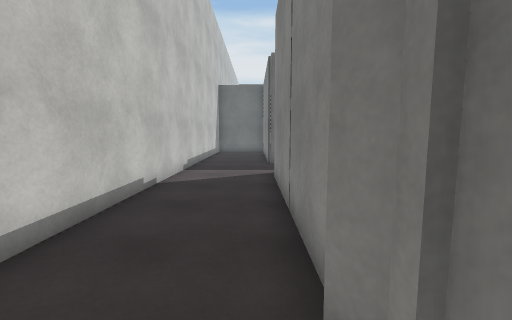
[1] (above)

16 first-person views from a walk through a Unity game level. The camera is 1.5 m above the floor, tilts 6° down and sees 90° across. The floor is counted in squares, 1 m on a side. Each view is taken from the middle of a square. On the plan, view 1 faces up. The plan holds only what a view shows up to about 13 squares ahead; the rest is blank. The place goes on beyond the plan. The player is left out. Surface patterns are stand-ins for the level's own textures.

[2]
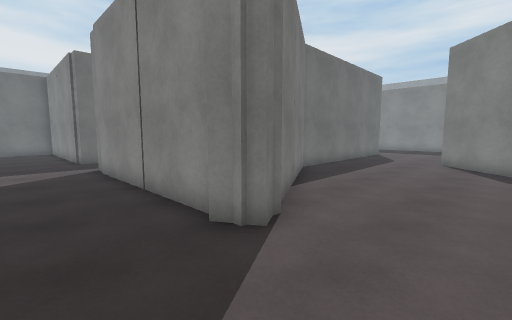

[3]
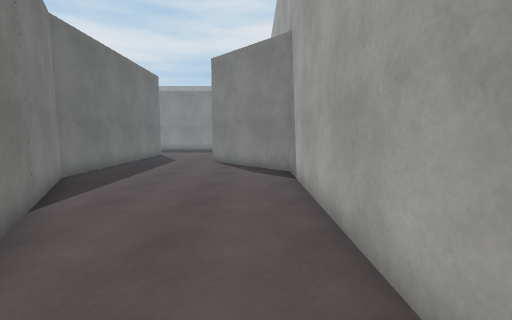

[4]
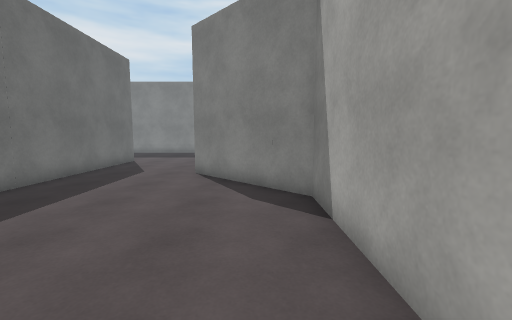

[5]
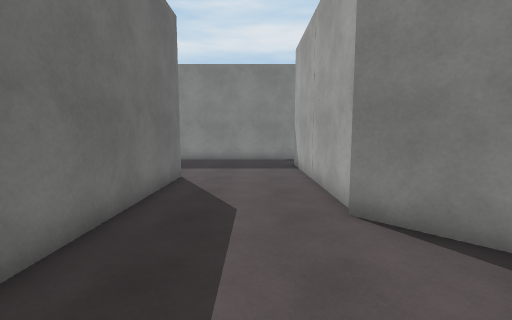

[6]
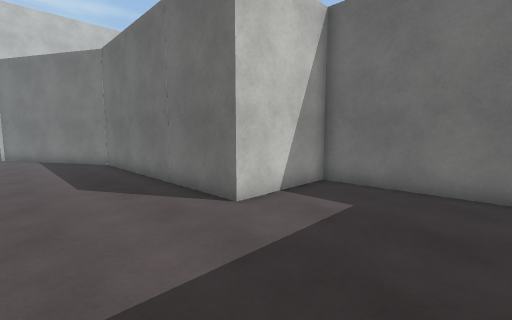

[7]
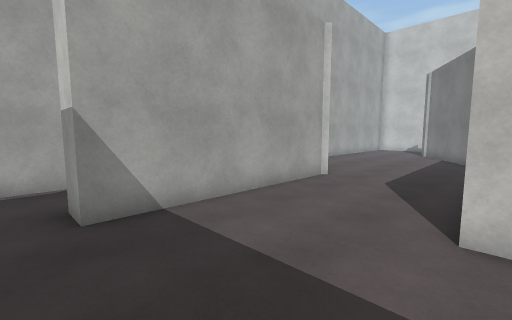

[8]
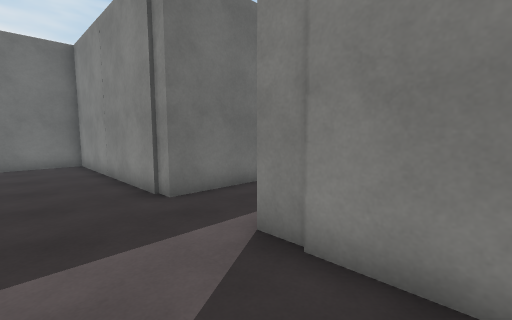

[9]
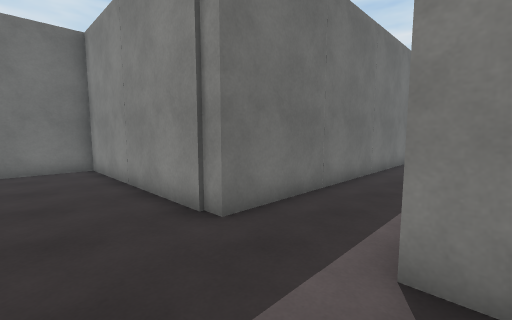

[10]
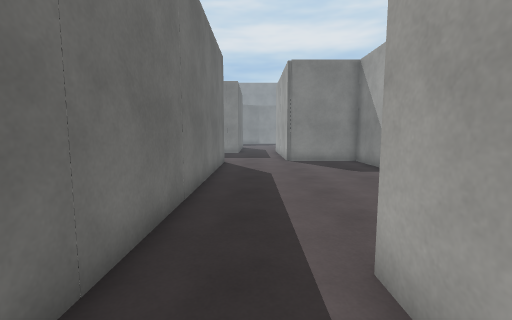

[11]
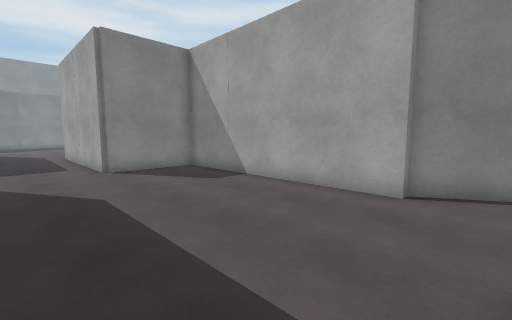

[12]
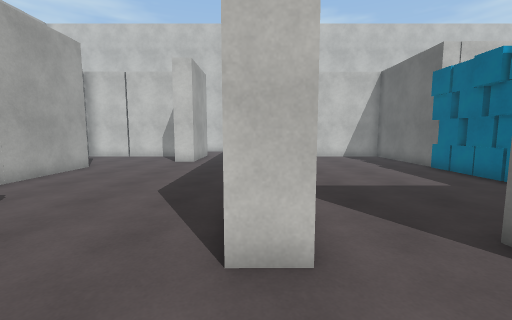

[13]
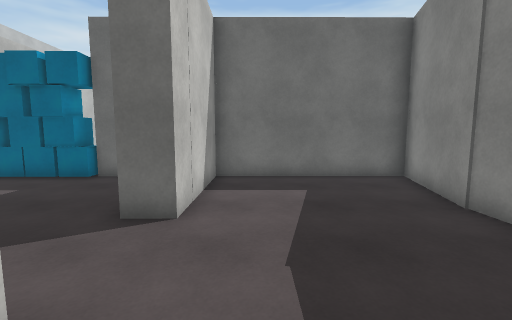

[14]
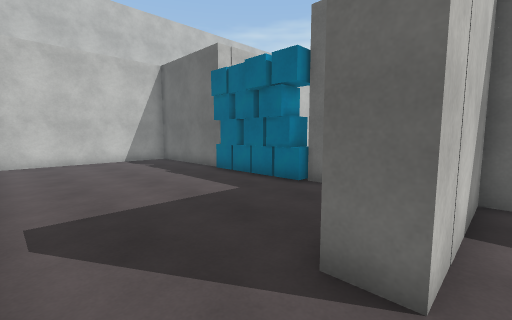

[15]
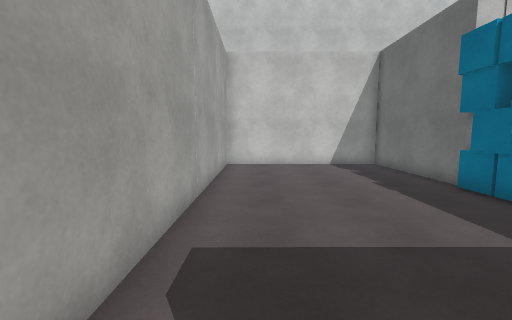

[16]
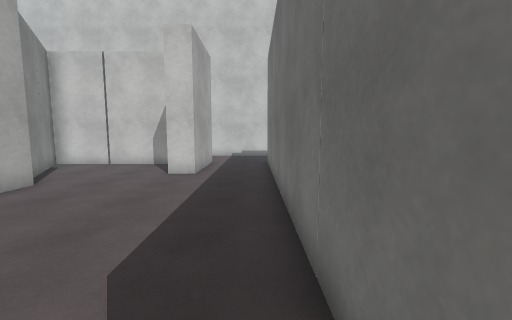

### Floor plan
Points are (right, up) in squares from view 1. A wall is a line through its corners. A room is listed if a view was taken in it or the views show most of it. See-through windows are left out.
Room 1 (views 1, 2, 3, 4, 5, 6, 7, 8, 9, 10, 11)
walls: (12.7, 0.1) (20.2, 0.2) (20.2, -0.9); (0.7, 1.9) (0.6, 9.8); (1.2, 9.7) (4.6, 9.7); (5.5, 12.6) (0.6, 12.6) (0.6, 20.8) (-2.1, 20.8); (0.1, -3.3) (9, -3.3) (12.7, 0.4); (21.1, 8.4) (16.8, 8.3) (16.8, 4.6) (7.5, 4.5) (1, 0.7) (0.4, 1.7); (-3, 13.1) (-3, 2.8)
ways out: opening at (4.5, 11.5) to room 2; opening at (21, -0.5)
Room 2 (views 12, 13, 14, 16)
walls: (14.9, 12.6) (5.5, 12.6); (15.3, 13.7) (15.3, 12.6); (6.6, 5.6) (15.7, 5.6) (15.7, 9.3) (20.9, 9.3); (4.6, 9.7) (4.6, 8.7); (21.2, 16.1) (21.2, 17); (21.2, 16.9) (21.4, 18); (1.6, 7.8) (1.7, 2.3) (6.7, 5.2); (21.5, 20.9) (15.6, 20.9) (15.6, 16.4) (14.5, 16.4)
ways out: opening at (4.5, 11.5) to room 1; opening at (15, 15.5) to room 3
Room 3 (view 15)
walls: (6.6, 20.8) (1.6, 20.8) (1.6, 13.6) (12.8, 13.6); (12.3, 20.8) (11.5, 20.8)
ways out: opening at (15, 15.5) to room 2
objects: cube (7, 21); cube (8, 21); cube (9, 21); cube (10, 21); cube (10, 22) to (11, 22); cube (11, 21)

Where each view was taken, in squares from view 1:
view 1: 0 up, 0 right, facing up
view 2: 2 down, 2 left, facing up-right
view 3: 2 down, 1 left, facing right
view 4: 2 down, 3 right, facing right
view 5: 2 up, 8 right, facing right
view 6: 1 up, 21 right, facing up-left
view 7: 5 up, 21 right, facing down-left
view 8: 7 up, 2 left, facing up-right
view 9: 9 up, 2 left, facing up-right
view 10: 11 up, 2 right, facing right
view 11: 12 up, 5 right, facing down-right
view 12: 13 up, 18 right, facing left
view 13: 12 up, 17 right, facing up
view 14: 14 up, 16 right, facing up-left
view 15: 15 up, 14 right, facing left
view 16: 12 up, 14 right, facing left
